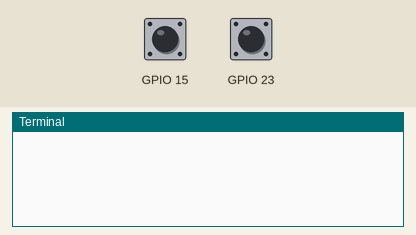
A program run on a simulated Raspberry Pi (BCM pin numbers). On the bench: the last lines printed to the terminal. The inputs (shaded band) are chosen by the test bench; at power-on: GPIO 15 LOW, GPIO 23 HIGH.

Above: at 1.2 s.
1.3 s: GPIO 15 pulled HIGH for 0.15 s
At 1.8 s:
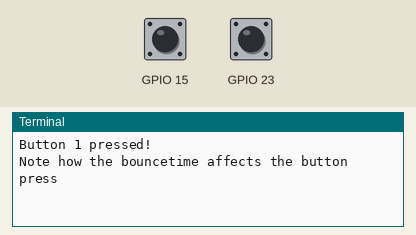
2.9 s: GPIO 23 pulled LOW for 0.15 s
At 3.8 s:
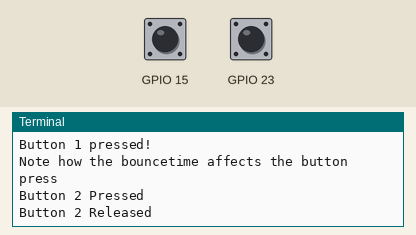

The program:

readbutton3.py
```python
import RPi.GPIO as GPIO

GPIO.setmode(GPIO.BCM)
GPIO.setup(15, GPIO.IN, pull_up_down = GPIO.PUD_DOWN)
GPIO.setup(23, GPIO.IN, pull_up_down = GPIO.PUD_UP)

def printFunction(channel):
	print("Button 1 pressed!")
	print("Note how the bouncetime affects the button press")

GPIO.add_event_detect(15, GPIO.RISING, callback=printFunction, bouncetime=300)

while True:
	GPIO.wait_for_edge(23, GPIO.FALLING)
	print("Button 2 Pressed")
	GPIO.wait_for_edge(23, GPIO.RISING)
	print("Button 2 Released")

GPIO.cleanup()
```

Measured:
- after the input at 1.3 s, the terminal: prints a new line at once (image 1)
- after the input at 2.9 s, the terminal: prints a new line at once (image 2)
